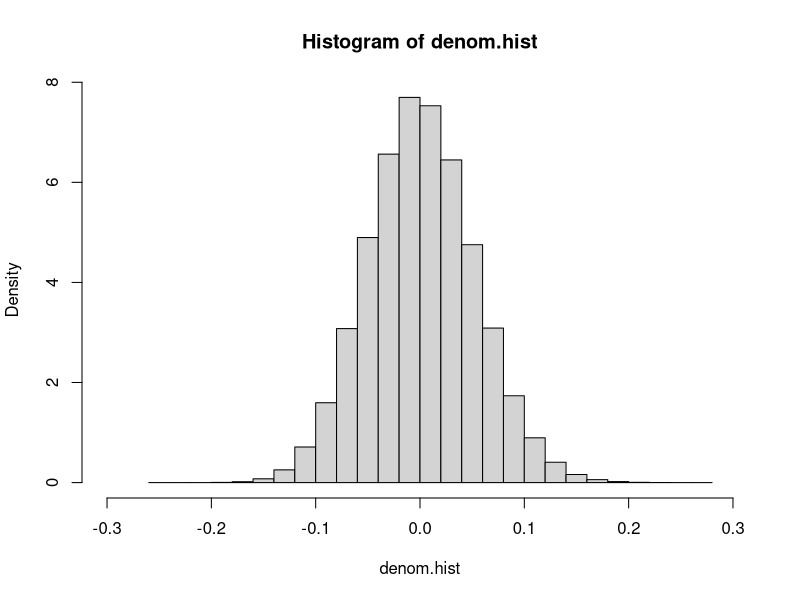

Generate this figure with R:
#ultimate goal is to check if JL really preserve approximate distance

#calculate the possible minimum dimensionality given n data points and e tolerance
dimension <- function(size,eps)
{
  for(i in seq(eps)){
    return(floor((4 * log(size) / ((eps ^ 2) / 2 - (eps ^ 3) / 3))))
  }
}

#compare different sample size
dimension(6, 0.1)
dimension(1000, 0.1)
#compare different tolerance
e.v <- c(0.1, 0.5)
dimension(10000, e.v)


#create gaussian matrix with given 
#sample size(sample size after JL reduction is row size), 
#sample dimension(sample dimension is the column size) and tolerance
gaussian.matrix <- function(rows, cols, eps){
  rows          <- dimension(rows, eps)
  random.matrix <- matrix(rnorm(rows * cols, mean = 0, sd = 1), rows, cols)
  return(random.matrix)
}

#create a random gaussian matrix which can reduce dimension using JL
##mat <- gaussian.matrix(10000, 10000, 0.1)
#see if the dimension is indeed reduced
#compare with former result
##print(nrow(mat))
#check if the norm is indeed 1
##norm(1/sqrt(dimension(ncol(mat),0.1))*mat[,10],type = "2")

#apply random gaussian matrix to data, given data as random matrix here
nrow <- 1000
ncol <- 1000

created.matrix <- matrix(runif(nrow * ncol, min = 0, max = 1000),
                         nrow = nrow, ncol = ncol)

#apply the gaussian matrix to data and reduce its dimension
#get data with same size and smaller dimension in the end

projection <- function(datamat, eps){
  result <- (1 / sqrt(dimension(ncol(datamat), eps))) *
    gaussian.matrix(ncol(datamat), nrow(datamat), eps) %*% datamat
  return(result)
}

#try projection function on created.matrix
##projection(created.matrix,0.1)

#view the matrix after multiplying with gaussian matrix
##new.matrix <- projection(created.matrix,0.1)
#check if the dimension is indeed reduced and 
#check if the sample size is still the same
##print(nrow(new.matrix))
##print(ncol(new.matrix))



#now check if the approximate distance is indeed preserved
#input is the data as matrix
#if the dimension reducton does not preserve distance
#the return value will give at which data point the distance is not preserved
#if the dimension reduction preserves distance, the function will return true
#either way the function will give a histogram of the ratio of the distances before and after reduction
inspect <- function(datamat, eps){
  newmat    <- projection(datamat, eps)
  dist.old  <- dist(t(datamat)) ^ 2
  dist.new  <- dist(t(newmat)) ^ 2
  denom.hist<- as.matrix(dist.new / dist.old - 1)
  denom     <- as.matrix(abs(dist.new / dist.old - 1))
  n         <- NROW(denom)
  a         <- 0
  for (i in 1:(n - 1)){
    for (j in (i + 1):n){
      if (denom[i,j] > eps){
        a <- a + 1
        return(list(c(i, j, denom[i,j])), hist(denom.hist, xlim = c(min(denom[i,j],-eps), max(denom[i,j], eps)), freq = F))}
    }
  }
if (a == 0){
  return(list(("true"), hist(denom.hist, xlim = c(min(denom[i,j],-eps), max(denom[i,j], eps)), freq = F)))}
}

inspect(created.matrix,0.3)

